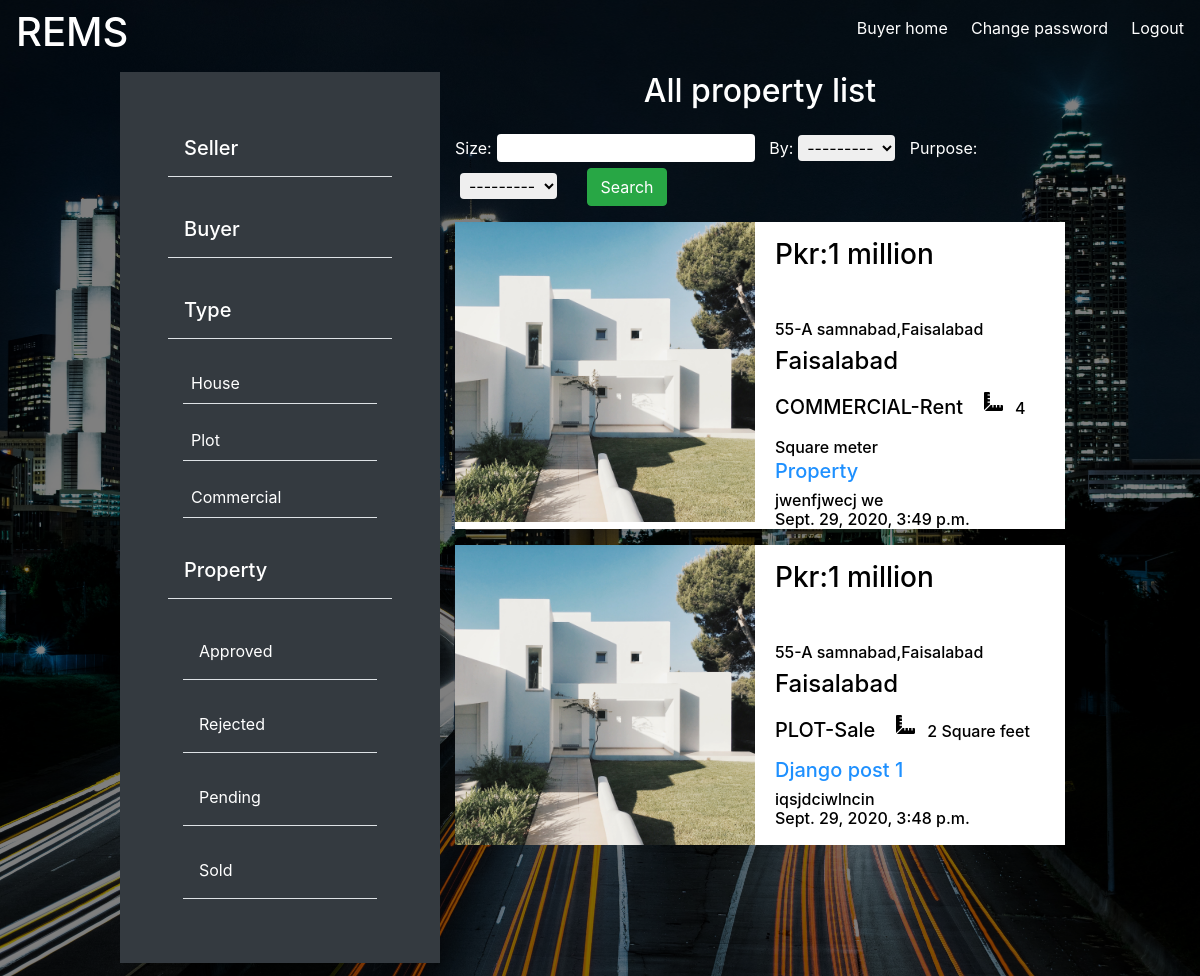
The page /admin-dashboard/list-properties/ (signed in) on the database as committed earlier.
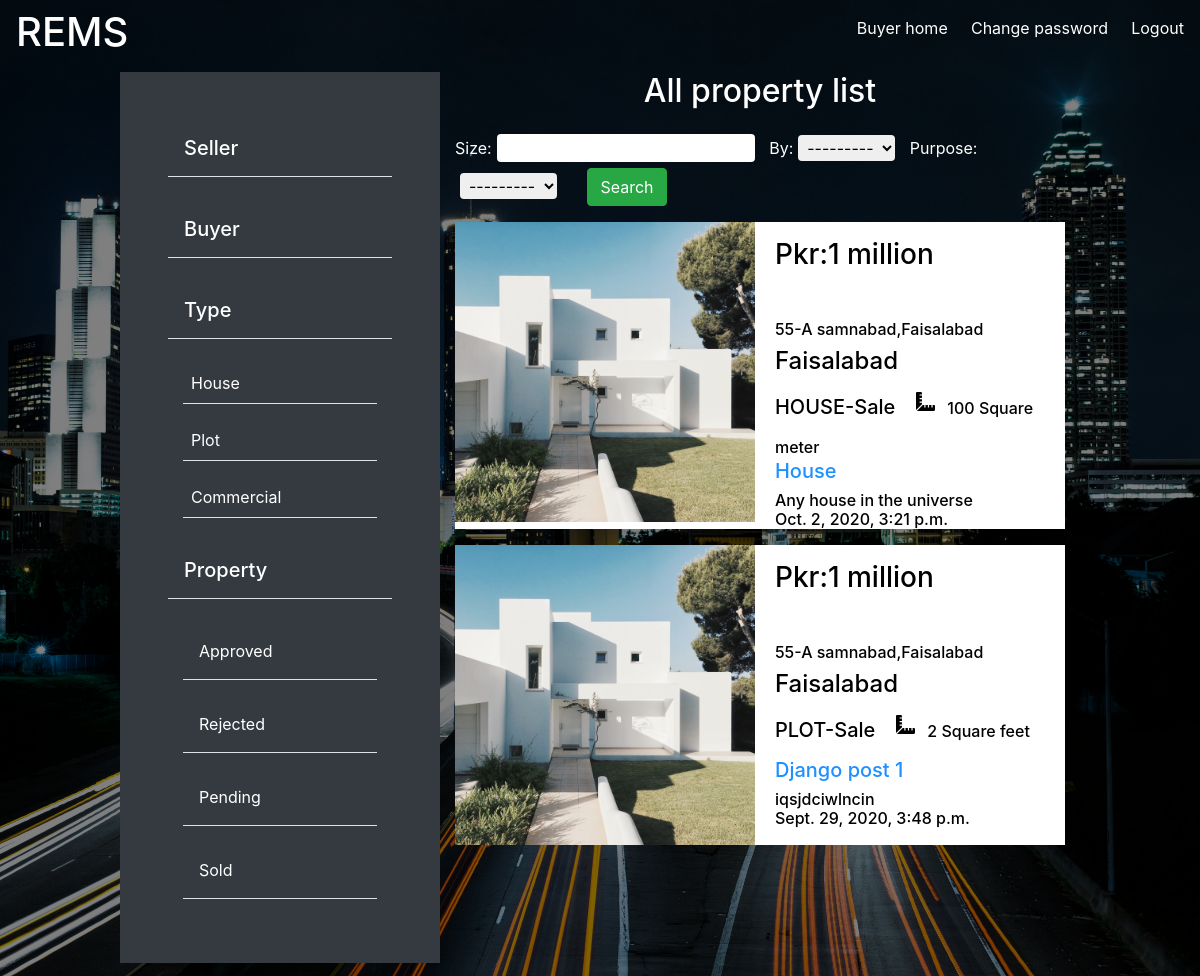
The same page on the database as committed later.
### seller/models.py (models this page shows, shortened)
class SellerProperty(models.Model):
    alphanumeric = RegexValidator(r'^[a-zA-Z ]*$', 'Only alphabetic characters are allowed.')
    by = models.ForeignKey(user, on_delete=models.CASCADE)
    title = models.CharField(max_length=100)
    description = models.TextField()
    price = models.CharField(max_length=100, default='1 million')
    unit_choice = [('Square feet', 'square feet'),
                   ('Square meter', 'square meter'),
                   ('Square Yard', 'Square Yard'),
                   ('Marla', 'marla'),
                   ('Kanal', 'kanal')]
    size = models.PositiveIntegerField()
    unit = models.CharField(choices=unit_choice, max_length=12)
    bedrooms = models.PositiveIntegerField()
    bathroom = models.PositiveIntegerField()
    image_house = models.ImageField(upload_to='property', default='property/c2.jpg')
    purpose_choice = [('Sale', 'sale'), ('Rent', 'rent')]
    purpose = models.CharField(choices=purpose_choice, max_length=4)
    type_choices = [('Plot', 'plot'), ('Commercial', 'commercial'), ('House', 'house')]
    type = models.CharField(max_length=10, choices=type_choices)
    city = models.CharField(max_length=30, validators=[alphanumeric])
    sector = models.CharField(max_length=50)
    address = models.CharField(max_length=100)
    timestamp = models.DateTimeField(auto_now=True)
    class Meta:
        ordering = ['-timestamp']
    def get_photo_url(self):
        if self.image_house and hasattr(self.image_house, "url"):
            return self.image_house.url

### management/views.py (the view)
# urls.py: path('list-properties/',PropertyList.as_view(),name='All'),
class PropertyList(LoginRequiredMixin, generic.ListView):
    model = SellerProperty
    template_name = 'management/propertyList.html'
    context_object_name = 'list'
    def get_queryset(self):
        if not self.request.user.is_staff:
            raise Http404
        current_url = resolve(self.request.path_info).url_name
        if current_url == 'All':
            return SellerProperty.objects.all()
        else:
            return SellerProperty.objects.filter(approval_seller__request_approval__iexact=current_url)
    def get_context_data(self, *args, **kwargs):
        current_url = resolve(self.request.path_info).url_name
        ctx = super(PropertyList, self).get_context_data(*args, **kwargs)
        ctx['dyno'] = current_url
        ctx['search'] = SellerPropertyFilter()
        return ctx

### account/models.py (called while the page is built)
    def __str__(self):
        return self.username

### management/templates/management/propertyList.html
{% extends 'management/property_home.html' %}
{% block admin %}
    <h2 id="h1" class="text-center" style="color: white">{{ dyno }} property list</h2>
    {% block check %}
        {% include 'management/new.html' %}
    {% endblock %}
    {% if list %}
    {% for i in list %}
        <div class=" bg-white mt-3 row m-0" style="color: black;height:fit-content;">
            <div class="col-lg-6 p-0 " ><img src="{{ i.get_photo_url }}" id="img-size" alt=""></div>
            <div class="col-lg-6 " id="actual-property">
                <h3 class="mb-5 mt-3">Pkr:{{ i.price }}</h3>
                <h6>{{ i.address }}</h6>
                <h4>{{ i.city }}</h4>
                <h5 style="display: inline-block">{{ i.type.upper }}-{{ i.purpose }}</h5>
                <img style="height:35px" class="mb-3 ml-2 p-2" src="../../../media/css_styles/ruler-combined-solid.svg" alt="">
                <h6 style="display: inline;width: fit-content;"> {{ i.size }} {{ i.unit }}</h6>                <h5 ><a style="color:dodgerblue;" href="{% url 'seller:detail' i.pk %}">{{ i.title }}</a></h5>
                 <h6 class="m-0">{{ i.description|truncatewords:10 }}</h6>
                <h6 class="m-0">{{ i.timestamp }}  </h6>
            </div>
        </div>
    {% endfor %}
    {% else %}
        <div class="text-center mt-5" style="color:white;">
            <h2>Nothing {{ dyno }} yet!!</h2>
        </div>
    {% endif %}
{% endblock %}

### management/templates/management/property_home.html (shortened to what this page needs)
<!DOCTYPE html>
{% load static %}
{% load bootstrap4 %}
{% bootstrap_css %}
<html>
    <head>
        <link rel="stylesheet" href="{% static 'css/index.css' %}">
        <link rel="stylesheet" href="{% static 'css/seller.css' %}">
    </head>
<body>
    <div id="property-bg" >
    <div id="transparent">
        <div class="navbar" style="color: white">
            <h1 id="h1" style="width: 70%;color: white">
                REMS
            </h1>
            <p class="get"><a style="color: white" href="{% url 'seller:buyer_home' %}">Buyer home</a></p>
            <p class="get-dwedcisplay"><a style="color: white" href="{% url 'seller:passwords' %}">Change password</a></p>
            <p class="get-displwdcay"><a style="color: white" href="{% url 'account:logout' %}">Logout</a></p>
        </div>
        <div class="row m-0 mx-auto" style="width: 80%;">
            <div class="col-lg-4 bg-dark p-5 get-display" style="width: 50%">
                <div>
                    <h5  class="border-bottom p-3"><a style="color: white"  href="{% url 'management:seller' %}">
                        Seller
                    </a></h5>
                    <h5 class="mt-4 border-bottom p-3"><a style="color: white"  href="{% url 'management:buyer' %}">
                        Buyer
                    </a></h5>
                    <div style="color: white" class="mt-4">
                        <h5 class="border-bottom p-3"style="color: white" >Type</h5>
                        <div class="container" >
                            <p class="p-2 mt-4 border-bottom">
                                <a style="color: white" href="{% url 'management:Houses' %}">House</a>
                            </p>
                            <p class="p-2 border-bottom">
                                <a style="color: white" href="{% url 'management:Plot' %}">Plot</a>
                            </p>
                            <p class="p-2 border-bottom">
                                <a style="color: white" href="{% url 'management:Commercial' %}">Commercial</a>
                            </p>
                        </div>
                    </div>
                    <div>
                        <h5 class="mt-4 border-bottom p-3"><a style="color: white"  href="{% url 'management:All' %}">
                            Property</a></h5>
                        <div class="container" >
                            <p class="border-bottom p-3 mt-4">
                                <a style="color: white" href="{% url 'management:Approve' %}">Approved</a>
                            </p>
                            <p class="border-bottom p-3">
                                <a style="color: white" href="{% url 'management:Reject' %}">Rejected</a>
                            </p>
                            <p class="border-bottom p-3">
                                <a style="color: white" href="{% url 'management:Pending' %}">Pending</a>
                            </p>
                            <p class="border-bottom p-3">
                                <a style="color: white" href="{% url 'management:Sold' %}">Sold</a>
                            </p>
                        </div>
                    </div>
                </div>
            </div>
            <div class="col-lg-8 m-0" id="width2">
                {% block admin %}{% endblock %}
            </div>
        </div>
        </div>
    </div>
</body>
</html>

### management/templates/management/new.html (shortened to what this page needs)
{% block check %}
    <div class="mt-4" style="color: white">
      <form id="form" action="{% url 'management:admin_home' %}" method="GET" >
    {{ search.form }}
        <input type="submit" value="Search" class="btn btn-success ml-3 input" name="search">
    </form>
    </div>
{% endblock %}

### static/css/index.css (style rules this page uses)
* { margin: 0; padding: 0; }
body { background-color: white; }
#property-bg { background: url(../../media/css_styles/joey-kyber-Pihl8kTtX-s-unsplash.jpg) no-repeat center/cover; }
#img-size { height: 300px; width: 300px; }
#id_size,#id_purpose,#id_by { margin:0 10px 0 5px; border: none; padding: 2px 5px; border-radius: 4px; outline: none; }

### static/css/seller.css (style rules this page uses)
#transparent { background-color: rgba(0,0,0,0.5); min-height: 122vh; max-height: fit-content; }
a { color: white; text-decoration: none; }
#img-size { height: 300px; width: 300px; }

Rows that differ between the two databases and show on the page:
removed SellerProperty: get_photo_url (picture), price "1 million", address "55-A samnabad,Faisalabad", city "Faisalabad", type "COMMERCIAL", purpose "Rent", size "4", unit "Square meter", title "Property", description "jwenfjwecj we", timestamp "Sept. 29, 2020, 3:49 p.m."
added SellerProperty: get_photo_url (picture), price "1 million", address "55-A samnabad,Faisalabad", city "Faisalabad", type "HOUSE", purpose "Sale", size "100", unit "Square meter", title "House", description "Any house in the universe", timestamp "Oct. 2, 2020, 3:21 p.m."
